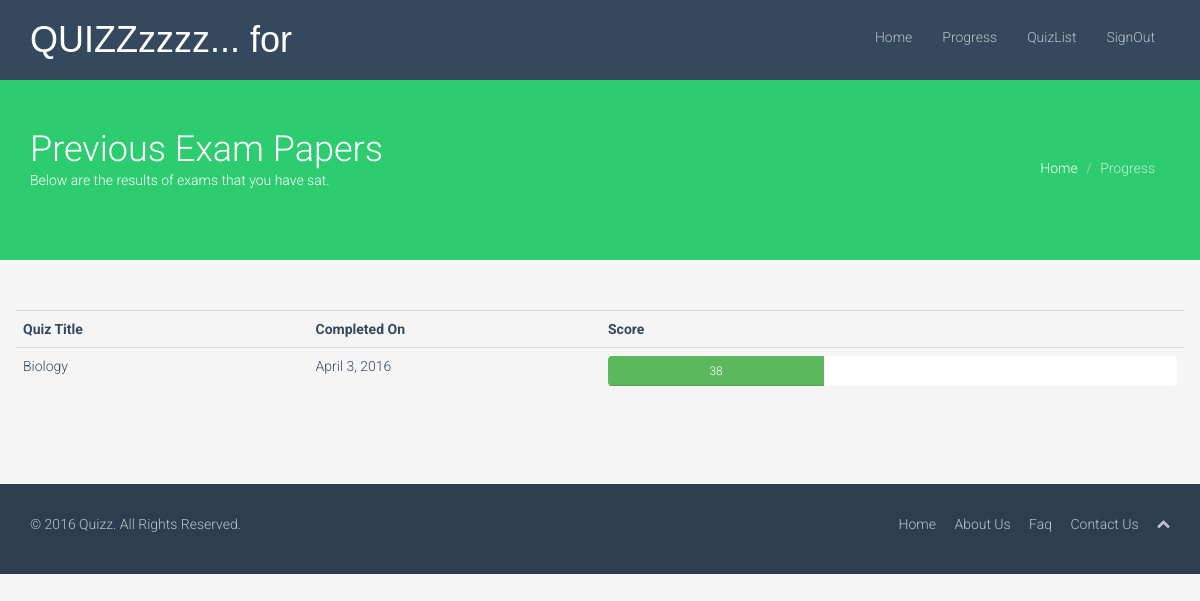
The app's page /quizz/ (signed in), older data.
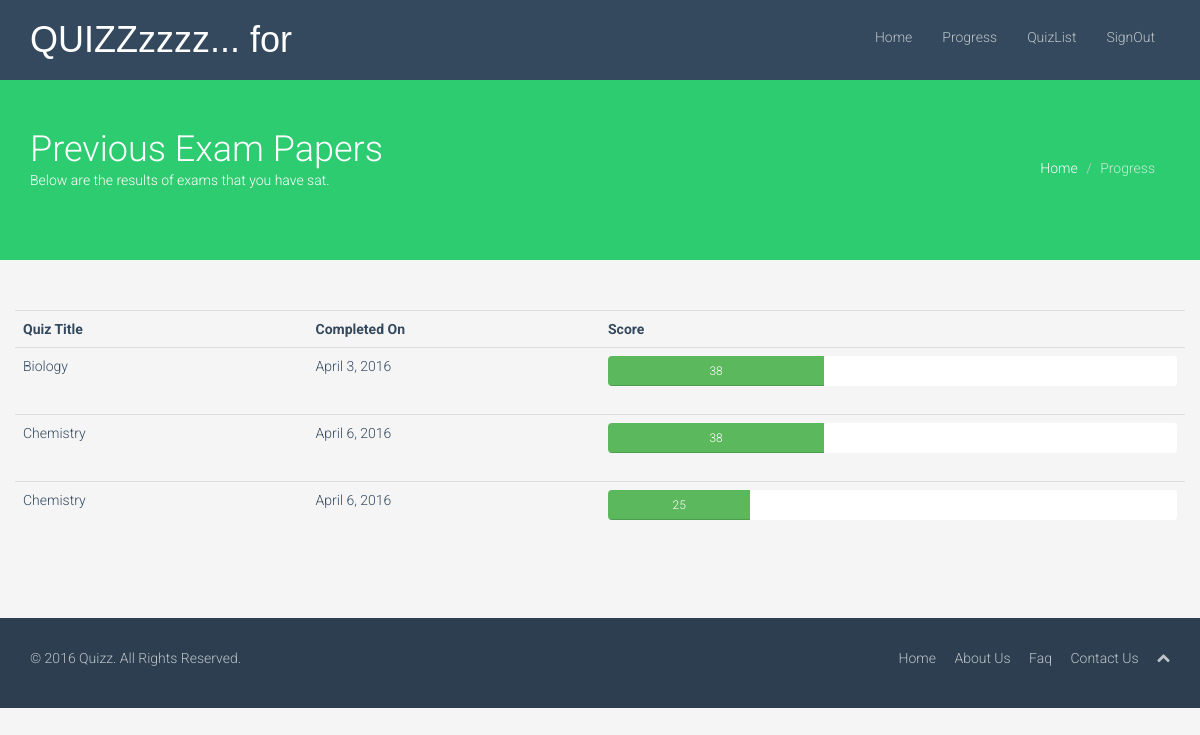
The same page, newer data.
### quiz/models.py (models this page shows, shortened)
class Sitting(models.Model):
    user = models.ForeignKey(settings.AUTH_USER_MODEL, verbose_name=_("User"))
    quiz = models.ForeignKey(Quiz, verbose_name=_("Quiz"))
    question_order = models.CommaSeparatedIntegerField(max_length=1024, verbose_name=_("Question Order"))
    question_list = models.CommaSeparatedIntegerField(max_length=1024, verbose_name=_("Question List"))
    incorrect_questions = models.CommaSeparatedIntegerField(max_length=1024, blank=True, verbose_name=_("Incorrect questions"))
    current_score = models.IntegerField(verbose_name=_("Current Score"))
    complete = models.BooleanField(default=False, blank=False, verbose_name=_("Complete"))
    user_answers = models.TextField(blank=True, default='{}', verbose_name=_("User Answers"))
    start = models.DateTimeField(auto_now_add=True, verbose_name=_("Start"))
    end = models.DateTimeField(null=True, blank=True, verbose_name=_("End"))
    objects = SittingManager()
    class Meta:
        permissions = (("view_sittings", _("Can see completed exams.")),)
        permissions = (("can_score", _("Can Change Score or mark correct/incorrect")),)
    def _question_ids(self):
        return [int(n) for n in self.question_order.split(',') if n]
    @property
    def get_percent_correct(self):
        dividend = float(self.current_score)
        divisor = len(self._question_ids())
        if divisor < 1:
            return 0            # prevent divide by zero error
        if dividend > divisor:
            return 100
        correct = int(round((dividend / divisor) * 100))
        if correct >= 1:
            return correct
        else:
            return 0

@python_2_unicode_compatible
class Quiz(models.Model):
    title = models.CharField(verbose_name=_("Title"), max_length=60, blank=False)
    description = models.TextField(verbose_name=_("Description"), blank=True, help_text=_("a description of the quiz"))
    url = models.SlugField(max_length=60, blank=True, help_text=_("a user friendly url"), verbose_name=_("user friendly url"))
    category = models.ForeignKey(Category, null=True, blank=True, verbose_name=_("Category"))
    pass_mark = models.SmallIntegerField(blank=True, default=40, verbose_name=_("Pass Mark"),
        help_text=_("Percentage required to pass exam."), validators=[MaxValueValidator(100)])
    success_text = models.TextField(blank=True, default='You Have Passed !!',
        help_text=_("Displayed if user passes."), verbose_name=_("Success Text"))
    fail_text = models.TextField(verbose_name=_("Fail Text"), default='You have failed', blank=True, help_text=_("Displayed if user fails."))
    draft = models.BooleanField(blank=True, default=False, verbose_name=_("Draft"),
        help_text=_("If yes, the quiz is not displayed"
                    " in the quiz list and can only be"
                    " taken by users who can edit"
                    " quizzes."))
    class Meta:
        verbose_name = _("Quiz")
        verbose_name_plural = _("Quizzes")

### quiz/views.py (the view)
class QuizUserProgressView(TemplateView):
    template_name = 'ProgressTheme.html'
    @method_decorator(login_required)
    def dispatch(self, request, *args, **kwargs):
        return super(QuizUserProgressView, self)\
            .dispatch(request, *args, **kwargs)
    def get_context_data(self, **kwargs):
        context = super(QuizUserProgressView, self).get_context_data(**kwargs)
        progress, c = Progress.objects.get_or_create(user=self.request.user)
        context['exams'] = progress.show_exams()
        return context

### quiz/models.py (called while the page is built)
    def show_exams(self):
        return Sitting.objects.filter(user=self.user, complete=True)

### quiz/templates/ProgressTheme.html (shortened to what this page needs)
{% extends "indexTheme.html" %}
{% load i18n %}
{% load quiz_tags %}
{% block content %}
<section id="title" class="emerald">
    <div class="container">
        <div class="row">
            <div class="col-sm-6">
                <h1>Previous Exam Papers</h1>
                <p>Below are the results of exams that you have sat.</p>
            </div>
            <div class="col-sm-6">
                <ul class="breadcrumb pull-right">
                    <li><a href="index.html">Home</a></li>
                    <li class="active">Progress</li>
                </ul>
            </div>
        </div>
    </div>
</section>
<section id="progress" class="container">
    <div class="row">
        <div>
            <div>
                <table class="table">
                    <tr>
                        <th class="col-md-2">Quiz Title</th>
                        <th class="col-md-2">Completed On</th>
                        <th class="col-md-4">Score</th>
                    </tr>
                    {% if exams %}
                    {% for exam in exams %}
                    <tr>
                        <td class="col-md-2"><a href="{% url 'quiz_marking_detail' pk=exam.id %}">{{ exam.quiz.title }}</a></td>
                        <td class="col-md-2">{{ exam.end|date }}</td>
                        <td class="col-md-4">
                            <div class="progress">
                                <div class="progress-bar progress-bar-success" role="progressbar" aria-valuenow="{{ exam.get_percent_correct }}" aria-valuemin="0" aria-valuemax="100" style="width: {{ exam.get_percent_correct }}%;">
                                    <span>{{ exam.get_percent_correct }}</span>
                                </div>
                            </div>
                        </td>
                    </tr>
                    {% endfor %}
                    {% endif %}
                </table>
            </div>
        </div>
    </div>
</section>
{% endblock %}

Row changes from the older to the newer data that the page shows:
added Sitting: quiz "Chemistry", end "April 6, 2016", get_percent_correct "38"
added Sitting: quiz "Chemistry", end "April 6, 2016", get_percent_correct "25"
